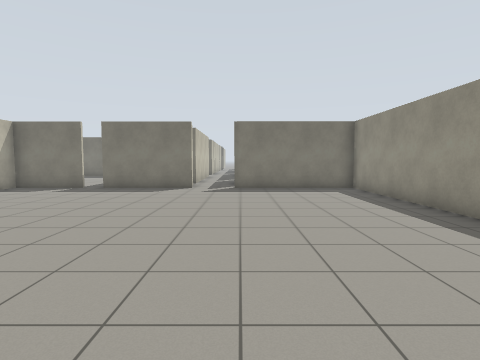
View 1 (above)

16 first-person views from a walk through a robot-simulator world made for Gazebo. The camera is 1.2 m above the floor, tilts 4° down and sees 80° across. Floor lines are 1 m apart. The floor is counted in squares, 1 m on a side. Each view is taken from the middle of a square. On the plan, view 1 faces up. The plan holds only what a view shows up to about 12 squares ahead; the rest is blank. The place goes on beyond the plan. Gazebo's built-in surfaces are drawn with simple patterns.

View 2
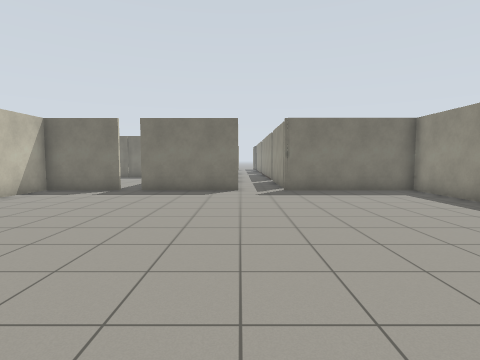

View 3
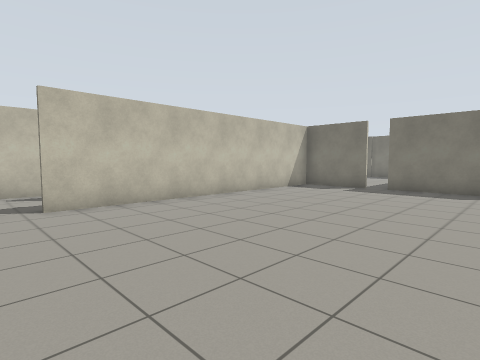

View 4
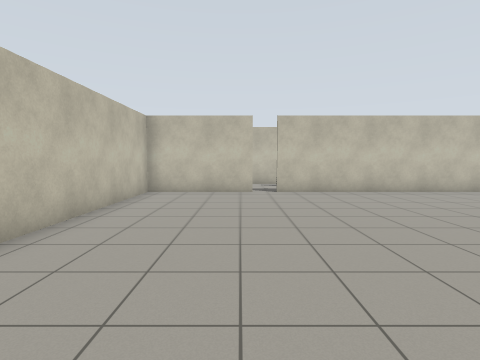

View 5
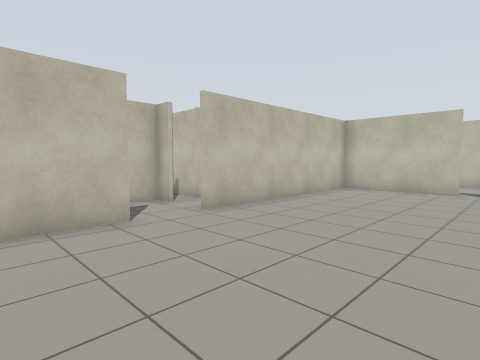

View 6
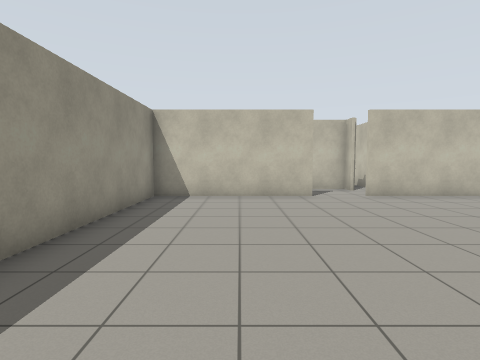

View 7
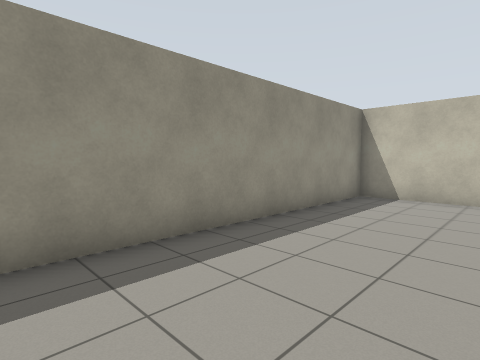

View 8
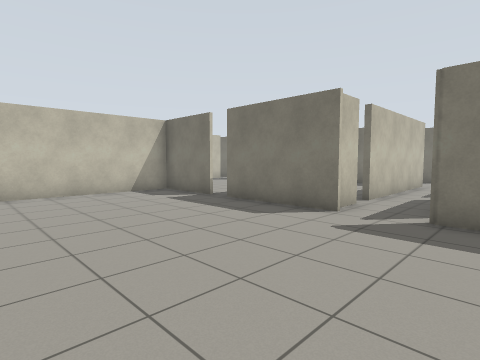

View 9
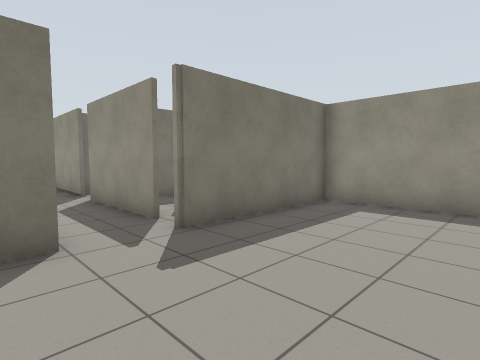

View 10
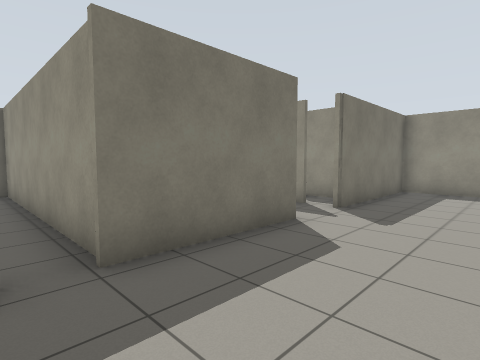

View 11
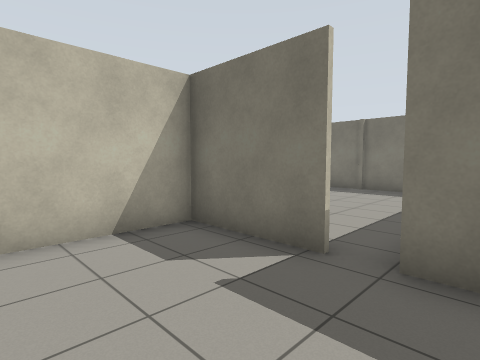

View 12
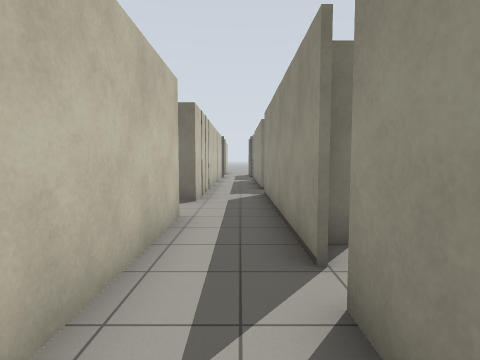

View 13
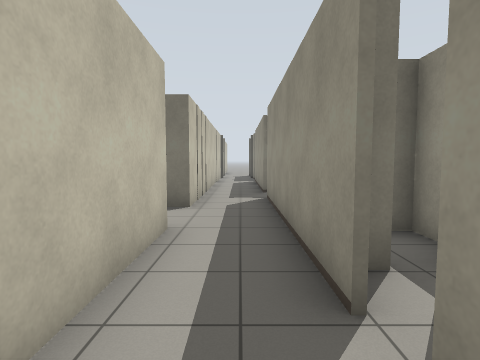

View 14
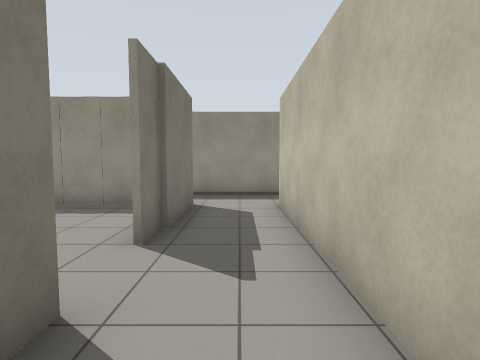

View 15
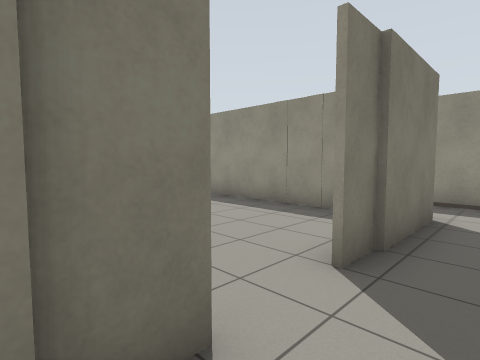

View 16
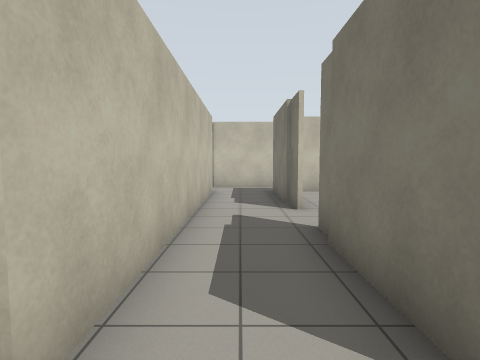

### Floor plan
Points are (right, up) in squares from view 1. A wall is a line through its corners. A room is listed if a view was taken in it or the views show most of it. See-through windows are left out.
Room 1 (views 1, 2, 3, 4, 5, 6, 7, 8, 9, 10, 11)
walls: (-9.7, 0.5) (-9.7, -3.5) (-2.1, -3.5); (-0.5, -3.5) (4.9, -3.5) (4.9, 12.3) (-0.2, 12.3); (-2, 12.3) (-5.8, 12.3); (-2.3, -5.1) (-2.3, -5.8) (-1, -5.8); (-6.8, 12.3) (-9.7, 12.3) (-9.7, 1.4)
ways out: opening at (-1, 12) to room 2; gap at (-7, 12)
Room 2 (views 12, 13)
walls: (-0.1, 18.1) (-0.1, 21.6); (-2.3, 13.9) (-2.3, 12.8); (-0.1, 13.2) (-0.1, 17.2); (-2.3, 20.9) (-2.3, 14.6); (1.5, 13.2) (1.5, 14.4)
ways out: opening at (-1, 12) to room 1; opening at (-1, 22) to room 3; gap at (0, 18)
Room 3 (views 14, 15, 16)
walls: (-2.3, 25.4) (-2.3, 23.4) (-6.1, 23.4); (-0.1, 21.6) (-0.1, 25.1); (-7.8, 23.4) (-10.5, 23.4); (-10.5, 20.9) (-2.3, 20.9)
ways out: opening at (-1, 22) to room 2; opening at (-7, 23); opening at (-1, 25)

Where each view was taken, in squares from view 1:
view 1: 0 up, 0 right, facing up
view 2: 1 up, 2 left, facing up
view 3: 0 up, 2 left, facing up-left
view 4: 0 up, 1 right, facing left
view 5: 2 up, 2 right, facing down-left
view 6: 6 up, 2 right, facing down
view 7: 6 up, 1 right, facing down-right
view 8: 6 up, 1 right, facing up-left
view 9: 8 up, 3 left, facing up-right
view 10: 9 up, 7 left, facing up-right
view 11: 9 up, 5 left, facing up-left
view 12: 15 up, 1 left, facing up
view 13: 16 up, 1 left, facing up
view 14: 22 up, 10 left, facing right
view 15: 22 up, 9 left, facing up-right
view 16: 22 up, 1 left, facing left
